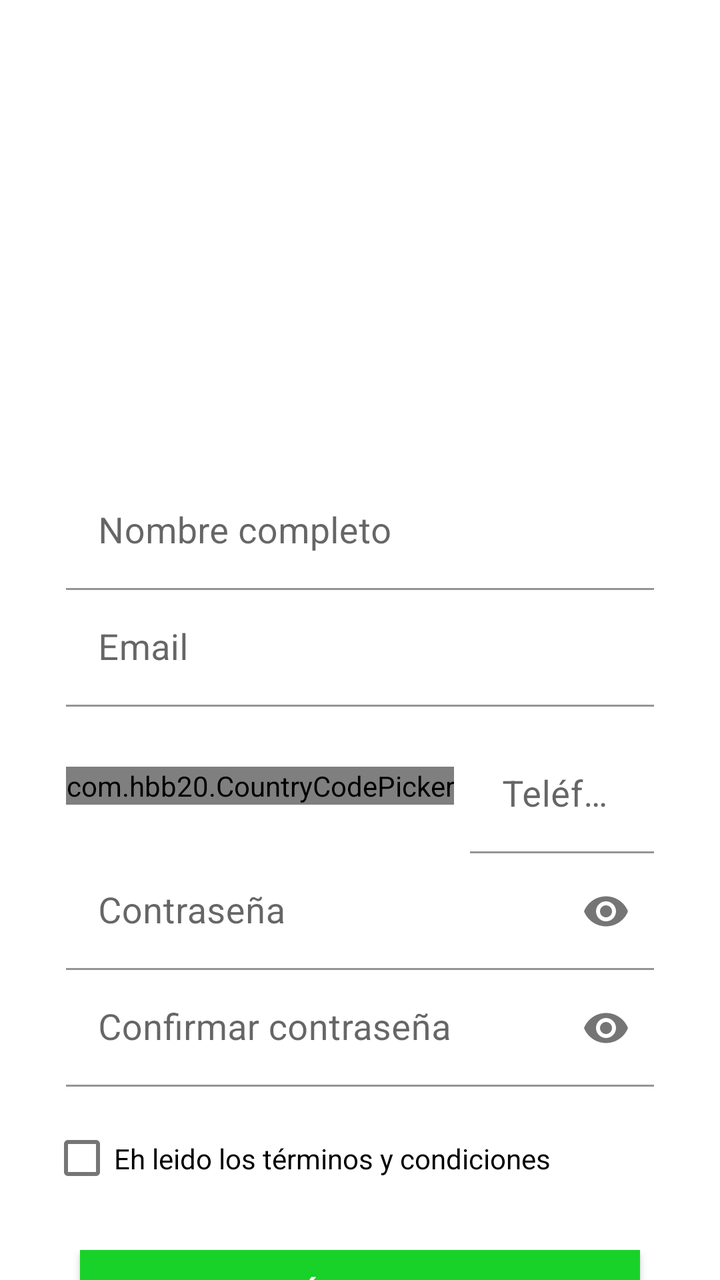
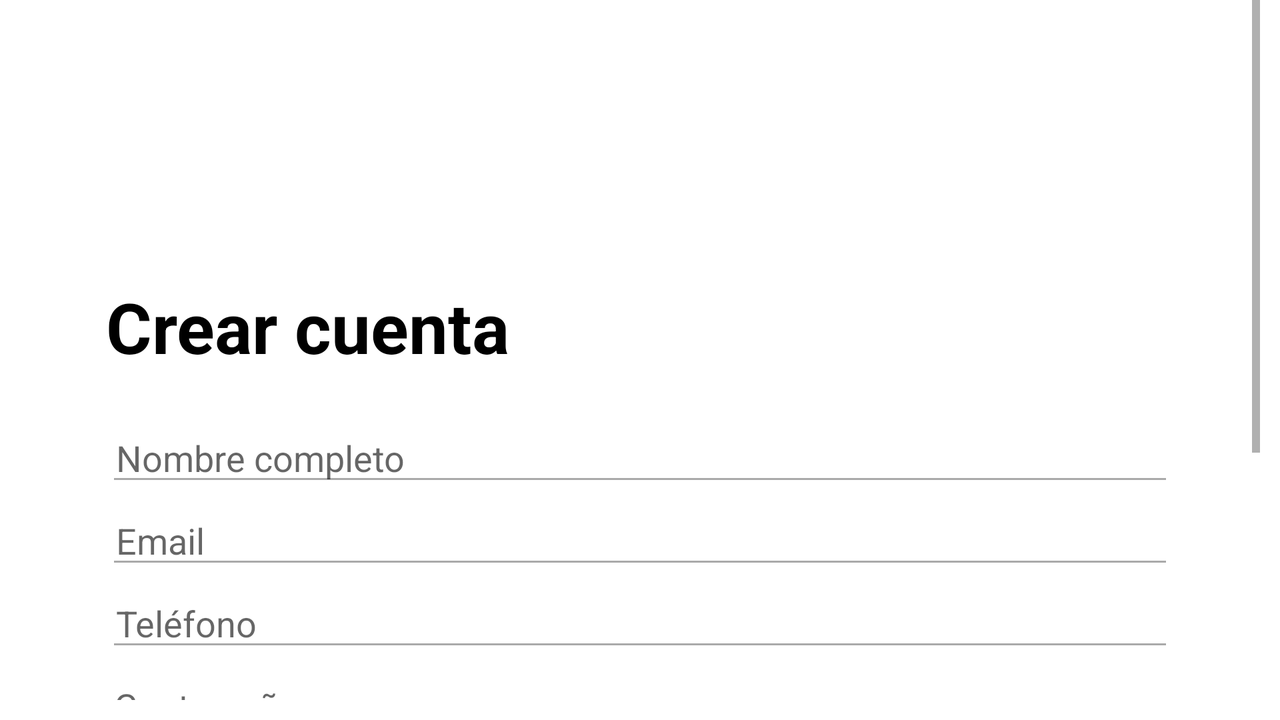

Compare how this app lays out the same screen by default and in its alternative resource folder. The renders come first, then the two layout files and the values they reference.
<!-- AndroidManifest.xml: application theme Theme.AgroSmart -->
<!-- res/layout/activity_register.xml -->
<?xml version="1.0" encoding="utf-8"?>
<RelativeLayout xmlns:android="http://schemas.android.com/apk/res/android"
    xmlns:app="http://schemas.android.com/apk/res-auto"
    xmlns:tools="http://schemas.android.com/tools"
    android:layout_width="match_parent"
    android:layout_height="match_parent"
    tools:context=".RegisterActivity">

    <ImageView
        android:id="@+id/imageView"
        android:layout_width="300dp"
        android:layout_height="225dp"
        app:srcCompat="@drawable/logo_as_icon"
        android:layout_alignParentRight="true"
        />

    <LinearLayout
        android:layout_width="match_parent"
        android:id="@+id/field_info"
        android:layout_height="wrap_content"
        android:layout_marginLeft="25dp"
        android:layout_marginRight="25dp"
        android:gravity="center"
        android:orientation="vertical"
        android:layout_below="@+id/imageView"
        android:visibility="visible">

        <TextView
            android:layout_width="match_parent"
            android:layout_height="wrap_content"
            android:layout_marginStart="8dp"
            android:layout_marginEnd="8dp"
            android:textSize="35sp"
            android:hint="@string/text_register"
            android:textColorHint="@color/black"
            android:gravity="start"
            android:textStyle="bold" />


        <com.google.android.material.textfield.TextInputLayout
            android:layout_width="match_parent"
            android:layout_height="wrap_content">

            <com.google.android.material.textfield.TextInputEditText
                android:id="@+id/edt_name"
                android:layout_width="match_parent"
                android:layout_height="wrap_content"
                android:layout_marginStart="8dp"
                android:layout_marginEnd="8dp"
                android:layout_marginTop="5dp"
                android:textSize="18sp"
                android:backgroundTint="@android:color/darker_gray"
                android:ems="10"
                android:hint="@string/text_full_name"
                android:inputType="textPersonName"
                android:background="@android:color/transparent"/>
        </com.google.android.material.textfield.TextInputLayout>

        <com.google.android.material.textfield.TextInputLayout
            android:layout_width="match_parent"
            android:layout_height="wrap_content">

        <com.google.android.material.textfield.TextInputEditText
            android:id="@+id/edt_email"
            android:layout_width="match_parent"
            android:layout_height="wrap_content"
            android:layout_marginStart="8dp"
            android:layout_marginEnd="8dp"
            android:textSize="18sp"
            android:backgroundTint="@android:color/darker_gray"
            android:ems="10"
            android:hint="@string/text_email"
            android:inputType="textEmailAddress"
            android:background="@android:color/transparent"/>
        </com.google.android.material.textfield.TextInputLayout>

        <LinearLayout
            android:layout_width="match_parent"
            android:layout_height="wrap_content"
            android:orientation="horizontal"
            android:layout_marginTop="15dp">

            <com.hbb20.CountryCodePicker
                android:id="@+id/ccp"
                android:layout_width="wrap_content"
                android:layout_height="wrap_content"
                android:background="@android:color/white"
                android:layout_marginStart="8dp"
                app:ccp_defaultNameCode="MX"
                android:layout_marginTop="15dp">

            </com.hbb20.CountryCodePicker>

            <com.google.android.material.textfield.TextInputLayout
                android:layout_width="match_parent"
                android:layout_height="wrap_content">

            <com.google.android.material.textfield.TextInputEditText
                android:id="@+id/edt_phone"
                android:layout_width="match_parent"
                android:layout_height="wrap_content"
                android:layout_marginStart="8dp"
                android:layout_marginEnd="8dp"
                android:textSize="18sp"
                android:backgroundTint="@android:color/darker_gray"
                android:ems="10"
                android:hint="@string/text_phone"
                android:inputType="text|phone"
                android:background="@android:color/transparent"/>
            </com.google.android.material.textfield.TextInputLayout>
        </LinearLayout>

        <com.google.android.material.textfield.TextInputLayout
            android:layout_width="match_parent"
            android:layout_height="wrap_content"
            app:passwordToggleEnabled="true">

        <com.google.android.material.textfield.TextInputEditText
            android:id="@+id/edt_password"
            android:layout_width="match_parent"
            android:layout_height="wrap_content"
            android:layout_marginStart="8dp"
            android:layout_marginEnd="8dp"
            android:backgroundTint="@android:color/darker_gray"
            android:ems="10"
            android:textSize="18sp"
            android:hint="@string/text_password"
            android:inputType="textPassword"
            android:background="@android:color/transparent"/>
        </com.google.android.material.textfield.TextInputLayout>

        <com.google.android.material.textfield.TextInputLayout
            android:layout_width="match_parent"
            android:layout_height="wrap_content"
            app:passwordToggleEnabled="true">

        <com.google.android.material.textfield.TextInputEditText
            android:id="@+id/edt_confirm_password"
            android:layout_width="match_parent"
            android:layout_height="wrap_content"
            android:layout_marginStart="8dp"
            android:layout_marginEnd="8dp"
            android:textSize="18sp"
            android:backgroundTint="@android:color/darker_gray"
            android:ems="10"
            android:hint="@string/text_confirm_password"
            android:inputType="textPassword"
            android:background="@android:color/transparent"/>
        </com.google.android.material.textfield.TextInputLayout>

        <CheckBox
            android:id="@+id/check_terms"
            android:layout_width="match_parent"
            android:layout_height="wrap_content"
            android:text="@string/check_terms"
            android:layout_marginTop="15dp"
            >

        </CheckBox>

        <Button
            android:id="@+id/btn_register"
            android:layout_width="match_parent"
            android:layout_height="45dp"
            android:layout_marginLeft="15dp"
            android:layout_marginTop="25dp"
            android:layout_marginRight="15dp"
            android:background="#1976d2"
            android:text="@string/btn_register"
            android:textColor="#FFF"
            android:textSize="18sp" />
        <Button
            android:id="@+id/cancel_register"
            android:layout_width="wrap_content"
            android:layout_height="wrap_content"
            android:text="@string/cancel_recover"
            android:background="@android:color/transparent"
            android:textColor="@android:color/holo_red_dark"
            android:layout_marginTop="10dp" />
    </LinearLayout>

    <LinearLayout
        android:id="@+id/field_code"
        android:layout_width="match_parent"
        android:layout_height="wrap_content"
        android:layout_below="@+id/imageView"
        android:layout_marginLeft="25dp"
        android:layout_marginTop="0dp"
        android:layout_marginRight="25dp"
        android:gravity="center"
        android:orientation="vertical"
        android:visibility="gone">

        <TextView
            android:layout_width="match_parent"
            android:layout_height="wrap_content"
            android:layout_marginStart="8dp"
            android:layout_marginEnd="8dp"
            android:hint="@string/confirm_code"
            android:textColorHint="@color/black"
            android:textSize="35sp"
            android:textStyle="bold" />

        <com.google.android.material.textfield.TextInputLayout
            android:layout_width="match_parent"
            android:layout_height="wrap_content"
            android:layout_marginTop="40dp">

        <com.google.android.material.textfield.TextInputEditText
            android:id="@+id/edt_code"
            android:layout_width="match_parent"
            android:layout_height="wrap_content"
            android:layout_marginStart="8dp"
            android:layout_marginTop="20dp"
            android:layout_marginEnd="8dp"
            android:backgroundTint="@android:color/darker_gray"
            android:ems="10"
            android:hint="@string/confirm_code_desc"
            android:inputType="textPersonName"
            android:paddingStart="5dp"
            android:paddingEnd="5dp"
            android:textSize="18sp"
            android:background="@android:color/transparent"/>
        </com.google.android.material.textfield.TextInputLayout>

        <Button
            android:id="@+id/btn_accept"
            android:layout_width="match_parent"
            android:layout_height="45dp"
            android:layout_marginLeft="15dp"
            android:layout_marginTop="25dp"
            android:layout_marginRight="15dp"
            android:background="#1976d2"
            android:text="@string/accept"
            android:textColor="#FFF"
            android:textSize="18sp" />
        <Button
            android:id="@+id/cancel_register_code"
            android:layout_width="wrap_content"
            android:layout_height="wrap_content"
            android:text="@string/cancel_recover"
            android:background="@android:color/transparent"
            android:textColor="@android:color/holo_red_dark"
            android:layout_marginTop="10dp" />

    </LinearLayout>

</RelativeLayout>
<!-- resources referenced by this layout -->
<resources>
  <color name="black">#FF000000</color>
  <string name="accept">Aceptar</string>
  <string name="btn_register">Regístrarse</string>
  <string name="cancel_recover">Cancelar</string>
  <string name="check_terms">Eh leido los términos y condiciones</string>
  <string name="confirm_code">Código de confirmación</string>
  <string name="confirm_code_desc">Ingrese código enviado</string>
  <string name="text_confirm_password">Confirmar contraseña</string>
  <string name="text_email">Email</string>
  <string name="text_full_name">Nombre completo</string>
  <string name="text_password">Contraseña</string>
  <string name="text_phone">Teléfono</string>
  <string name="text_register">Crear cuenta</string>
  <style name="Theme.AgroSmart" parent="Theme.MaterialComponents.DayNight.DarkActionBar">
          
          <item name="colorPrimary">#18D129</item>
          <item name="colorPrimaryVariant">@color/colorPrimary</item>
          <item name="colorOnPrimary">@color/white</item>
          
          <item name="colorSecondary">#32d9cb</item>
          <item name="colorSecondaryVariant">@color/colorAccent</item>
          <item name="colorOnSecondary">@color/black</item>
          
          <item name="android:statusBarColor" tools:targetApi="l">?attr/colorPrimaryVariant</item>
          
      </style>
  <color name="colorPrimary">#18D129</color>
  <color name="white">#FFFFFFFF</color>
  <color name="colorAccent">#FF0000</color>
</resources>
<!-- res/layout-land/activity_register.xml (the repository's variant of the layout above) -->
<!-- drawn on the phone turned sideways -->
<?xml version="1.0" encoding="utf-8"?>
<RelativeLayout xmlns:android="http://schemas.android.com/apk/res/android"
    xmlns:app="http://schemas.android.com/apk/res-auto"
    xmlns:tools="http://schemas.android.com/tools"
    android:layout_width="match_parent"
    android:layout_height="match_parent"
    tools:context=".RegisterActivity">

    <LinearLayout
        android:layout_width="match_parent"
        android:layout_height="match_parent"
        android:orientation="vertical"
        app:layout_constraintTop_toBottomOf="@+id/textViewConnections"
        android:layout_marginStart="10dp"
        android:layout_marginEnd="10dp"
        android:layout_marginBottom="10dp">

        <ScrollView
            android:layout_width="match_parent"
            android:layout_height="match_parent">

            <LinearLayout
                android:layout_width="match_parent"
                android:layout_height="match_parent"
                android:layout_marginStart="10dp"
                android:layout_marginEnd="10dp"
                android:orientation="vertical">

                <ImageView
                    android:id="@+id/imageView"
                    android:layout_width="220dp"
                    android:layout_height="140dp"
                    android:layout_gravity="right"
                    android:layout_marginStart="56dp"
                    android:layout_marginEnd="54dp"
                    android:layout_marginRight="54dp"
                    app:srcCompat="@drawable/logo_as_icon" />

                <LinearLayout
                    android:layout_width="match_parent"
                    android:layout_height="match_parent"
                    android:layout_below="@+id/imageView"
                    android:layout_marginLeft="25dp"
                    android:layout_marginRight="25dp"
                    android:gravity="center"
                    android:orientation="vertical">


                    <TextView
                        android:layout_width="match_parent"
                        android:layout_height="wrap_content"
                        android:layout_marginStart="8dp"
                        android:layout_marginEnd="8dp"
                        android:gravity="left"
                        android:hint="@string/text_register"
                        android:textColorHint="@color/black"
                        android:textSize="35dp"
                        android:textStyle="bold" />


                    <EditText
                        android:id="@+id/edt_name"
                        android:layout_width="match_parent"
                        android:layout_height="wrap_content"
                        android:layout_marginStart="8dp"
                        android:layout_marginTop="20dp"
                        android:layout_marginEnd="8dp"
                        android:backgroundTint="@android:color/darker_gray"
                        android:ems="10"
                        android:hint="@string/text_full_name"
                        android:inputType="textPersonName"
                        android:paddingStart="5dp"
                        android:paddingEnd="5dp"
                        android:textSize="18sp" />

                    <EditText
                        android:id="@+id/edt_email"
                        android:layout_width="match_parent"
                        android:layout_height="wrap_content"
                        android:layout_marginStart="8dp"
                        android:layout_marginEnd="8dp"
                        android:backgroundTint="@android:color/darker_gray"
                        android:ems="10"
                        android:hint="@string/text_email"
                        android:inputType="textEmailAddress"
                        android:paddingStart="5dp"
                        android:paddingEnd="5dp"
                        android:textSize="18sp" />

                    <EditText
                        android:id="@+id/edt_phone"
                        android:layout_width="match_parent"
                        android:layout_height="wrap_content"
                        android:layout_marginStart="8dp"
                        android:layout_marginEnd="8dp"
                        android:backgroundTint="@android:color/darker_gray"
                        android:ems="10"
                        android:hint="@string/text_phone"
                        android:inputType="text|phone"
                        android:paddingStart="5dp"
                        android:paddingEnd="5dp"
                        android:textSize="18sp" />

                    <EditText
                        android:id="@+id/edt_password"
                        android:layout_width="match_parent"
                        android:layout_height="wrap_content"
                        android:layout_marginStart="8dp"
                        android:layout_marginEnd="8dp"
                        android:backgroundTint="@android:color/darker_gray"
                        android:ems="10"
                        android:hint="@string/text_password"
                        android:inputType="textPassword"
                        android:textSize="18sp" />

                    <EditText
                        android:id="@+id/edt_confirm_password"
                        android:layout_width="match_parent"
                        android:layout_height="wrap_content"
                        android:layout_marginStart="8dp"
                        android:layout_marginEnd="8dp"
                        android:backgroundTint="@android:color/darker_gray"
                        android:ems="10"
                        android:hint="@string/text_confirm_password"
                        android:inputType="textPassword"
                        android:paddingStart="5dp"
                        android:paddingEnd="5dp"
                        android:textSize="18sp" />

                    <CheckBox
                        android:layout_width="match_parent"
                        android:layout_height="wrap_content"
                        android:layout_marginTop="10dp"
                        android:text="@string/check_terms">

                    </CheckBox>

                    <ProgressBar
                        android:id="@+id/loading"
                        android:layout_width="match_parent"
                        android:layout_height="wrap_content"
                        android:visibility="gone"></ProgressBar>

                    <Button
                        android:id="@+id/btn_register"
                        android:layout_width="match_parent"
                        android:layout_height="45dp"
                        android:layout_marginLeft="15dp"
                        android:layout_marginTop="25dp"
                        android:layout_marginRight="15dp"
                        android:background="#1976d2"
                        android:text="@string/btn_register"
                        android:textColor="#FFF"
                        android:textSize="18sp" />
                </LinearLayout>
            </LinearLayout>
        </ScrollView>
    </LinearLayout>

</RelativeLayout>
<!-- resources referenced by the variant -->
<!-- as the phone turned sideways resolves them -->
<resources>
  <color name="black">#FF000000</color>
  <string name="btn_register">Regístrarse</string>
  <string name="check_terms">Eh leido los términos y condiciones</string>
  <string name="text_confirm_password">Confirmar contraseña</string>
  <string name="text_email">Email</string>
  <string name="text_full_name">Nombre completo</string>
  <string name="text_password">Contraseña</string>
  <string name="text_phone">Teléfono</string>
  <string name="text_register">Crear cuenta</string>
  <style name="Theme.AgroSmart" parent="Theme.MaterialComponents.DayNight.DarkActionBar">
          
          <item name="colorPrimary">#18D129</item>
          <item name="colorPrimaryVariant">@color/colorPrimary</item>
          <item name="colorOnPrimary">@color/white</item>
          
          <item name="colorSecondary">#32d9cb</item>
          <item name="colorSecondaryVariant">@color/colorAccent</item>
          <item name="colorOnSecondary">@color/black</item>
          
          <item name="android:statusBarColor" tools:targetApi="l">?attr/colorPrimaryVariant</item>
          
      </style>
  <color name="colorPrimary">#18D129</color>
  <color name="white">#FFFFFFFF</color>
  <color name="colorAccent">#FF0000</color>
</resources>
